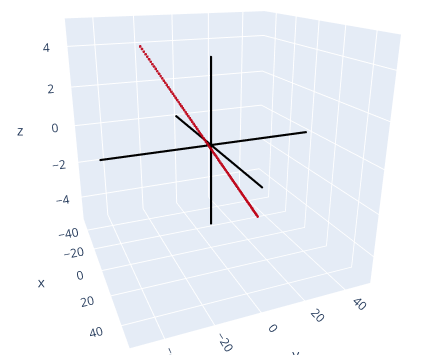

This chart was generated by the following Python code:
# 3D plot - using plotly

# Planes

import numpy as np
import plotly.graph_objects as go
xx = np.linspace(-5, 5, 100)
# Parametric line
x1 = 5 + 4*xx
x2 = -2 - 7*xx
x3 = xx
# Axes
xmin = 50
xmax = 50
ymin = xmin
ymax = xmax
zmin = 4
zmax = 4
xaxisX = np.linspace(-xmin, xmax, 1000)
xaxisY = 0*np.linspace(-xmin, xmax, 1000)
xaxisZ = 0*np.linspace(-xmin, xmax, 1000)
yaxisX = 0*np.linspace(-ymin, ymax, 1000)
yaxisY = np.linspace(-ymin, ymax, 1000)
yaxisZ = 0*np.linspace(-ymin, ymax, 1000)
zaxisX = 0*np.linspace(-zmin, zmax, 1000)
zaxisY = 0*np.linspace(-zmin, zmax, 1000)
zaxisZ = np.linspace(-zmin, zmax, 1000)

fig=go.Figure(data=[
    go.Scatter3d(x=x1, y=x2, z=x3, opacity = 0.9, mode='markers',
        marker=dict(color='rgb(190, 0, 20)', size = 0.9)),
    # Adding axes
    go.Scatter3d(x=xaxisX, y=xaxisY, z=xaxisZ, mode='markers',
        marker=dict(color='rgb(0, 0, 0)', size = 0.7)),
    go.Scatter3d(x=yaxisX, y=yaxisY, z=yaxisZ, mode='markers',
        marker=dict(color='rgb(0, 0, 0)', size = 0.7)),
    go.Scatter3d(x=zaxisX, y=zaxisY, z=zaxisZ, mode='markers',
        marker=dict(color='rgb(0, 0, 0)', size = 0.7))
])
fig.update_layout(
    autosize=False,
    showlegend=False,
    width=600,
    height=600)
# Opens in browser - find good angle and screenshot
fig.show()
